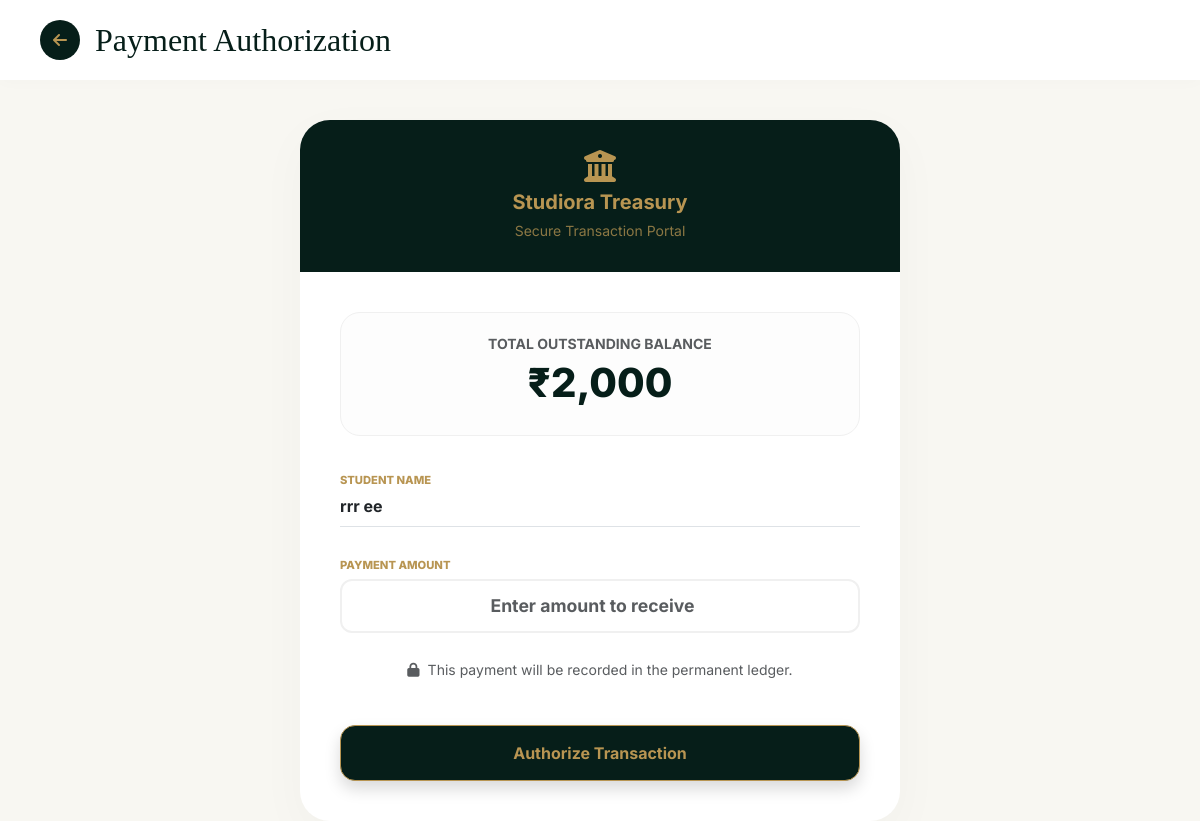
Screenshot of /index.php/fees/collect/1 with the database file from the repository.
### tables this page shows
CREATE TABLE `invoices` (
  `id` int(11) NOT NULL,
  `invoice_no` varchar(20) DEFAULT NULL,
  `student_id` int(11) DEFAULT NULL,
  `title` varchar(100) DEFAULT NULL,
  `total_amount` decimal(10,2) DEFAULT NULL,
  `paid_amount` decimal(10,2) DEFAULT 0.00,
  `status` enum('Paid','Unpaid','Partial') DEFAULT 'Unpaid',
  `created_at` date DEFAULT NULL
);

CREATE TABLE `students` (
  `id` int(11) NOT NULL,
  `adm_no` varchar(50) NOT NULL,
  `class` varchar(20) DEFAULT NULL,
  `section` varchar(10) DEFAULT NULL,
  `roll_no` varchar(20) DEFAULT NULL,
  `first_name` varchar(100) DEFAULT NULL,
  `last_name` varchar(100) DEFAULT NULL,
  `dob` date DEFAULT NULL,
  `gender` enum('Male','Female','Other') DEFAULT NULL,
  `father_name` varchar(100) DEFAULT NULL,
  `mother_name` varchar(100) DEFAULT NULL,
  `photo` varchar(255) DEFAULT 'default.png',
  `created_at` timestamp NOT NULL DEFAULT current_timestamp()
);

### application/controllers/Fees.php (called while the page is built, shortened)
<?php
class Fees extends CI_Controller {
    public function __construct() {
        $this->load->model(array('Fees_model', 'Academic_model', 'Student_model'));
        $this->load->helper('url');
    }
    public function collect($invoice_id) {
        $this->db->where('invoices.id', $invoice_id);
        $this->db->join('students', 'students.id = invoices.student_id');
        $data['inv'] = $this->db->get('invoices')->row_array();
        $this->load->view('collect_payment', $data);
    }
}

### index.php (called while the page is built, shortened)
<?php
require_once BASEPATH.'core/CodeIgniter.php';

### application/views/collect_payment.php (the view, shortened to what this page needs)
<!DOCTYPE html>
<html lang="en">
<head>
    <link href="https://cdn.jsdelivr.net/npm/bootstrap@5.3.0/dist/css/bootstrap.min.css" rel="stylesheet">
    <link rel="stylesheet" href="https://cdnjs.cloudflare.com/ajax/libs/font-awesome/6.4.0/css/all.min.css">
</head>
<body>
    <div class="page-header">
        <a href="<?= site_url('fees') ?>" class="back-circle"><i class="fa fa-arrow-left"></i></a>
        <h2 style="font-family: 'Playfair Display'; color: var(--forest-green); margin:0;">Payment Authorization</h2>
    </div>
    <div class="container">
        <div class="payment-card">
            <div class="checkout-header">
                <i class="fa fa-building-columns fa-2x mb-2"></i>
                <h5 class="fw-bold mb-1">Studiora Treasury</h5>
                <small class="opacity-75">Secure Transaction Portal</small>
            </div>
            <div class="payment-body">
                <div class="amount-display">
                    <p class="small text-muted text-uppercase fw-bold mb-0">Total Outstanding Balance</p>
                    <h2>₹<?= number_format($inv['total_amount'] - $inv['paid_amount']) ?></h2>
                </div>
                <form action="<?= site_url('fees/collect/'.$inv['id']) ?>" method="POST">
                    <div class="mb-4">
                        <label class="form-label">Student Name</label>
                        <div class="fw-bold border-bottom pb-2"><?= $inv['first_name'] ?> <?= $inv['last_name'] ?></div>
                    </div>
                    <div class="mb-4">
                        <label class="form-label">Payment Amount</label>
                        <input type="number" name="amount_to_pay" class="form-control" placeholder="Enter amount to receive" required>
                    </div>
                    <div class="mb-4 text-center">
                        <small class="text-muted"><i class="fa fa-lock me-2"></i>This payment will be recorded in the permanent ledger.</small>
                    </div>
                    <button type="submit" class="btn-confirm shadow">
                        Authorize Transaction
                    </button>
                </form>
            </div>
        </div>
    </div>
</body>
</html>

### application/views/collect_payment.php (style rules this page uses)
:root { --forest-green: #061e19; --gold: #b89552; --cream: #f8f7f2; }
body { background-color: var(--cream); font-family: 'Inter', sans-serif; }
.page-header { background: white; padding: 20px 40px; box-shadow: 0 2px 15px rgba(0,0,0,0.02); display: flex; align-items: center; margin-bottom: 40px; }
.back-circle { width: 40px; height: 40px; background: var(--forest-green); color: var(--gold); display: flex; align-items: center; justify-content: center; border-radius: 50%; text-decoration: none; transition: 0.3s; margin-right: 15px; }
.payment-card { background: white; border-radius: 30px; box-shadow: 0 15px 50px rgba(0,0,0,0.03); border: none; overflow: hidden; max-width: 600px; margin: 0 auto; }
.checkout-header { background: var(--forest-green); color: var(--gold); padding: 30px; text-align: center; }
.payment-body { padding: 40px; }
.amount-display { background: #fdfdfd; border: 1px solid #f0f0f0; border-radius: 20px; padding: 20px; text-align: center; margin-bottom: 30px; }
.amount-display h2 { color: var(--forest-green); font-weight: 800; font-size: 2.5rem; margin-top: 5px; }
.form-label { font-size: 0.7rem; font-weight: 800; color: var(--gold); text-transform: uppercase; margin-bottom: 5px; }
.form-control { border-radius: 12px; border: 2px solid #f0f0f0; padding: 12px; font-weight: 700; font-size: 1.1rem; text-align: center; color: var(--forest-green); }
.btn-confirm { background: var(--forest-green); color: var(--gold); border: 1px solid var(--gold); border-radius: 15px; padding: 15px; width: 100%; font-weight: 700; font-size: 1rem; transition: 0.3s; margin-top: 20px; }

### rows the page displays
invoices: $inv['total_amount'] - $inv['paid_amount'] "2,000", student.first_name "rrr", student.last_name "ee"
